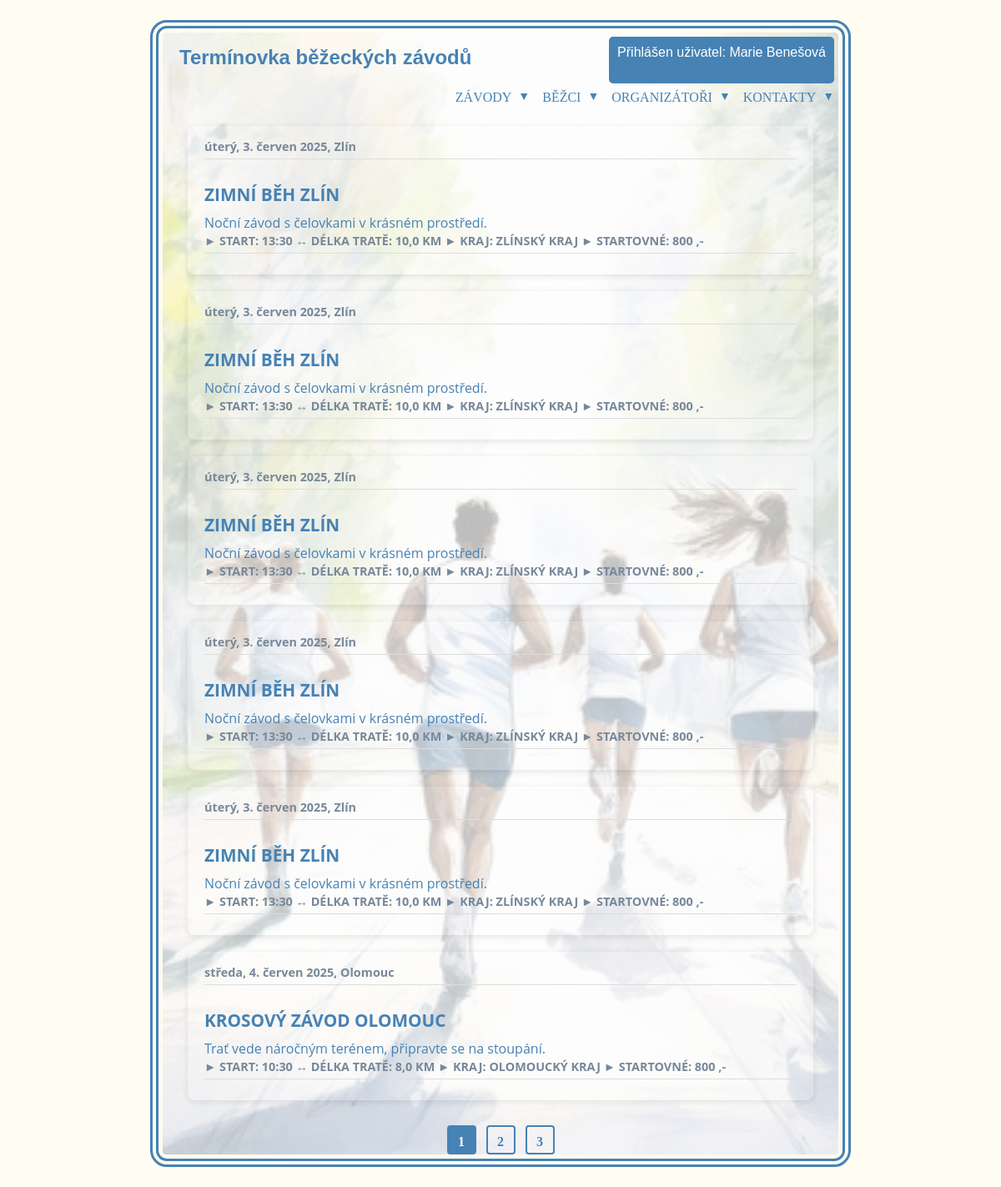
The page / (signed in) on the database its author committed.
### users/models.py (models this page shows, shortened)
class User(AbstractBaseUser, PermissionsMixin):
    ROLE_CHOICES = [
        ('R', 'Runner'),
        ('O', 'Organizátor'),
        ('A', 'Admin'),
    ]
    email = models.EmailField(unique=True)
    password = models.CharField(max_length=128,null=False,blank=False)
    role = models.CharField(max_length=1, choices=ROLE_CHOICES)
    first_name = models.CharField(max_length=30, null=False, blank=False)
    last_name = models.CharField(max_length=60, null=False, blank=False)
    birth_date = models.DateField(null=False, blank=False)
    sex = models.CharField(max_length=1, choices=[('M', 'Muž'), ('F', 'Žena')], null=False, blank=False)
    organization_name = models.CharField(max_length=100, null=False, blank=False)
    website = models.URLField(null=False, blank=False)
    is_active = models.BooleanField(default=True)
    is_staff = models.BooleanField(default=False)
    objects = UserManager()
    USERNAME_FIELD = 'email'
    REQUIRED_FIELDS = ['role']
    class Meta:
        verbose_name = "uživatel"
        verbose_name_plural = "uživatelé"
        constraints = [
            models.UniqueConstraint(fields=['email', 'role'], name='unique_email_role')
        ]

### events/models.py (models this page shows, shortened)
class Event(models.Model):
    date_event = models.DateField(verbose_name='Datum události')
    name_event = models.CharField(max_length=30, verbose_name='Název události')
    description = models.TextField(verbose_name='Popis události')
    start_time = models.TimeField(verbose_name='Čas startu')
    distance = models.IntegerField(verbose_name='Vzdálenost')
    country = models.CharField(max_length=50, verbose_name='Země')
    city = models.CharField(max_length=50, verbose_name='Město')
    region = models.CharField(
        max_length=100,
        choices=[
            ('hlavní město Praha', 'hlavní město Praha'),
            ('Středočeský kraj', 'Středočeský kraj'),
            ('Jihočeský kraj', 'Jihočeský kraj'),
            ('Plzeňský kraj', 'Plzeňský kraj'),
            ('Karlovarský kraj', 'Karlovarský kraj'),
            ('Ústecký kraj', 'Ústecký kraj'),
            ('Liberecký kraj', 'Liberecký kraj'),
            ('Královéhradecký kraj', 'Královéhradecký kraj'),
            ('Pardubický kraj', 'Pardubický kraj'),
            ('Kraj Vysočina', 'Kraj Vysočina'),
            ('Jihomoravský kraj', 'Jihomoravský kraj'),
            ('Olomoucký kraj', 'Olomoucký kraj'),
            ('Moravskoslezský kraj', 'Moravskoslezský kraj'),
            ('Zlínský kraj', 'Zlínský kraj')
        ],
        verbose_name='Kraj'
    )
    typ_race = models.CharField(
        max_length=7,
        choices=[
            ('Silnice', 'Silnice'),
            ('Trail', 'Trail'),
            ('Mix', 'Smíšený')
        ],
        verbose_name='Typ závodu - povrch'
    )
    propozition = models.CharField(max_length=100, null=True, blank=True, verbose_name='Propozice')
    start_fee = models.IntegerField(null=True, blank=True, verbose_name='Startovné')
    organizer = models.ForeignKey(settings.AUTH_USER_MODEL, on_delete=models.CASCADE, limit_choices_to={'role': 'O'})
    class Meta:
        ordering = ['date_event']

### events/views.py (the view)
# urls.py: path('', EventListView.as_view(), name='events_list'),
class EventListView(ListView):
    model = Event
    template_name = 'events_list.html'
    context_object_name = 'events'
    ordering = ['date_event']
    paginate_by = 6 #zobrazí na stránce 6 událostí
    def get_queryset(self):
        queryset= super().get_queryset()
        city = self.request.GET.get('city')
        region = self.request.GET.get('region')
        name = self.request.GET.get('name_event')
        date_from = self.request.GET.get('date_from')
        date_to = self.request.GET.get('date_to')
        if city:
            queryset=queryset.filter(city__icontains=city)
        if region:
            queryset=queryset.filter(region__icontains=region)
        if name:
            queryset=queryset.filter(name_event__icontains=name)
        if date_from:
            try:
                date_from_parsed = datetime.strptime(date_from, "%Y-%m-%d")
                queryset = queryset.filter(date_event__gte=date_from_parsed)
            except ValueError:
                pass
        if date_to:
            try:
                date_to_parsed = datetime.strptime(date_to, "%Y-%m-%d")
                queryset = queryset.filter(date_event__lte=date_to_parsed)
            except ValueError:
                pass
        return queryset
    def get_context_data(self, **kwargs):
        context = super().get_context_data(**kwargs)
        context['regions'] = Event.objects.values_list('region', flat=True).distinct().order_by('region')
        return context

### events/templatetags/filters.py (called while the page is built)
@register.filter
def truncate_without_ellipsis(value, length):
    if len(value) > length:
        return value[:length]
    return value

@register.filter
def m_2_km(value):
    try:
        return value / 1000
    except (ValueError, TypeError):
        return value

@register.filter   # zobrazit formát času
def format_HHMM(value):
    if value is not None:
        return value.strftime('%H:%M')
    return 'No time provided'

### events/templates/events_list.html
{% extends "base.html" %}
{% load filters %}
{% block content %}
        {% for event in events %}
        <a href="{% url 'event_details' event.pk %}" class="writing-container-link">
        <div class="writing-container">
            <div class="date_event">{{ event.date_event|date:"l, j. F Y" }},  {{ event.city }}</div><br>
            <div class="name_event">{{ event.name_event }}</div>
            <div class="description">{{ event.description|truncate_without_ellipsis:100 }}</div>
            <div class="date_event basic_info">► Start:  {{event.start_time|format_HHMM}} ↔ délka tratě:   {{event.distance|m_2_km}} km ► Kraj:  {{event.region}} ► Startovné: {{event.start_fee|floatformat:0}} ,-</div>
        </div>
        </a>
        {% empty %}
            <li>Žádné události nebyly nalezeny.</li>
        {% endfor %}
        {% if is_paginated %}
        <div class="pagination">
            {% for num in page_obj.paginator.page_range %}
            {% if page_obj.number == num %}
                <span class="page-square active">{{ num }}</span>
            {% elif num > page_obj.number|add:'-3' and num < page_obj.number|add:'3' %}
                <a href="?page={{ num }}" class="page-square">{{ num }}</a>
            {% endif %}
            {% endfor %}
        </div>
        {% endif %}
{% endblock %}

### templates/base.html (shortened to what this page needs)
{% load static %}
<!DOCTYPE html>
<html lang="en">
{% include "includes/head.html" %}
<body>
<main>
<div class="container">
    <div class="top-right">
        {% if user.is_authenticated %}
            <div class="dropdown">
                <button class="dropbtn" type="button">
                    <div class="user-info">Přihlášen uživatel: {{ user.first_name }} {{ user.last_name }}</div>
                    <span class="arrow">▼</span>
                </button>
            </div>
    {% else %}
        <a href="">Registrace</a>
        <a href="">Přihlášení</a>
    {% endif %}
    </div>
    <h1 class="h1">Termínovka běžeckých závodů</h1>
    {% include "includes/nav_bar.html" %}
    {% block content %}
    {% endblock %}
</div>
</main>
</body>
</html>

### static/css/styles.css (style rules this page uses)
* { box-sizing: border-box; }
@media (max-width: 1200px) { .container { width: 70%; } }
body { background-color: #fffcf2; margin: 0; padding: 0; }
.h1 { font-family: Verdana, Geneva, Tahoma, sans-serif; font-size: x-large; color: #4682b4; margin-left: 20px; }
.container { position: relative; max-width: 70%; width: 100%; height: auto; justify-content: flex-start; align-items: center; border: #4682b4 10px double; background-clip: content-box; background-image: linear-gradient(rgba(255,255,255,0.7), rgba(255,255,255,0.7)), url('/static/img/background.png'); background-repeat: no-repeat; background-position: center; background-size: cover; border-radius: 20px; padding: 5px; margin: 2% auto; }
.top-right { position: absolute; top: 10px; right: 10px; font-size: 14px; font-weight:lighter; text-decoration: none; display: flex; gap: 15px; list-style: none; padding:0rem; margin: 0; text-transform: uppercase; align-items: center; }
.user-info { margin: 0; white-space: nowrap; }

### static/css/events_list.css (style rules this page uses)
.writing-container { background-color: rgba(255, 255, 255, 0.1); border-radius: 8px; box-shadow: 0 2px 8px rgba(0, 0, 0, 0.1); padding: 15px 20px; margin: 20px auto; max-width: 750px; transition: transform 0.3s ease; }
.writing-container-link { text-decoration: none; color: inherit; display: block; }
.date_event { font-family: 'Open Sans', sans-serif; font-size: 0.9em; font-weight: bold; color:lightslategrey; border-bottom: 1px solid #ddd; padding-bottom: 5px; margin-bottom: 10px; }
.basic_info { font-family: 'Open Sans', sans-serif; color:lightslategrey; text-transform:uppercase; }
.name_event { font-family: 'Open Sans', sans-serif; font-size: 1.3em; font-weight: bold; color: #4682b4; margin-bottom: 8px; text-transform: uppercase; }
.description { font-family: 'Open Sans', sans-serif; font-size: 1em; color: #4682b4; line-height: 1.5; }
.pagination { text-align: center; margin-top: 30px; }
.page-square { display: inline-block; width: 35px; height: 35px; line-height: 35px; margin: 0 4px; border: 2px solid #4682b4; border-radius: 4px; color: #4682b4; text-decoration: none; font-weight: bold; transition: 0.2s; }
.page-square.active { background-color: #4682b4; color: white; pointer-events: none; border-color: #4682b4; }

### static/css/menu.css (style rules this page uses)
.arrow { font-size: 14px; color: #4682b4; cursor: pointer; }

### static/css/user_form_register.css (style rules this page uses)
button { padding: 10px; background-color: #4682b4; color: white; border: none; border-radius: 5px; cursor: pointer; font-size: 1rem; }

### static/css/dashboard.css (style rules this page uses)
.date_event { font-family: 'Open Sans', sans-serif; font-size: 0.9em; font-weight: bold; color:lightslategrey; border-bottom: 1px solid #ddd; padding-bottom: 5px; margin-bottom: 10px; }
.basic_info { font-family: 'Open Sans', sans-serif; color:lightslategrey; text-transform:uppercase; }
.name_event { font-family: 'Open Sans', sans-serif; font-size: 1.3em; font-weight: bold; color: #4682b4; margin-bottom: 8px; text-transform: uppercase; }
.description { font-family: 'Open Sans', sans-serif; font-size: 1em; color: #4682b4; line-height: 1.5; }
.pagination { text-align: center; margin-top: 30px; }
.page-square { display: inline-block; width: 35px; height: 35px; line-height: 35px; margin: 0 4px; border: 2px solid #4682b4; border-radius: 4px; color: #4682b4; text-decoration: none; font-weight: bold; transition: 0.2s; }
.page-square.active { background-color: #4682b4; color: white; pointer-events: none; border-color: #4682b4; }

### rows shown on the page
User: first_name "Marie", last_name "Benešová"
Event: date_event "úterý, 3. červen 2025", city "Zlín", name_event "ZIMNÍ BĚH ZLÍN", description "Noční závod s čelovkami v krásném prostředí.", start_time "13:30", distance|m_2_km "10,0", region "ZLÍNSKÝ KRAJ", start_fee "800"
Event: date_event "úterý, 3. červen 2025", city "Zlín", name_event "ZIMNÍ BĚH ZLÍN", description "Noční závod s čelovkami v krásném prostředí.", start_time "13:30", distance|m_2_km "10,0", region "ZLÍNSKÝ KRAJ", start_fee "800"
Event: date_event "úterý, 3. červen 2025", city "Zlín", name_event "ZIMNÍ BĚH ZLÍN", description "Noční závod s čelovkami v krásném prostředí.", start_time "13:30", distance|m_2_km "10,0", region "ZLÍNSKÝ KRAJ", start_fee "800"
Event: date_event "úterý, 3. červen 2025", city "Zlín", name_event "ZIMNÍ BĚH ZLÍN", description "Noční závod s čelovkami v krásném prostředí.", start_time "13:30", distance|m_2_km "10,0", region "ZLÍNSKÝ KRAJ", start_fee "800"
Event: date_event "úterý, 3. červen 2025", city "Zlín", name_event "ZIMNÍ BĚH ZLÍN", description "Noční závod s čelovkami v krásném prostředí.", start_time "13:30", distance|m_2_km "10,0", region "ZLÍNSKÝ KRAJ", start_fee "800"
Event: date_event "středa, 4. červen 2025", city "Olomouc", name_event "KROSOVÝ ZÁVOD OLOMOUC", description "Trať vede náročným terénem, připravte se na stoupání.", start_time "10:30", distance|m_2_km "8,0", region "OLOMOUCKÝ KRAJ", start_fee "800"

### other values the page prints
{{ num }} "1"
{{ num }} "2" "3"
